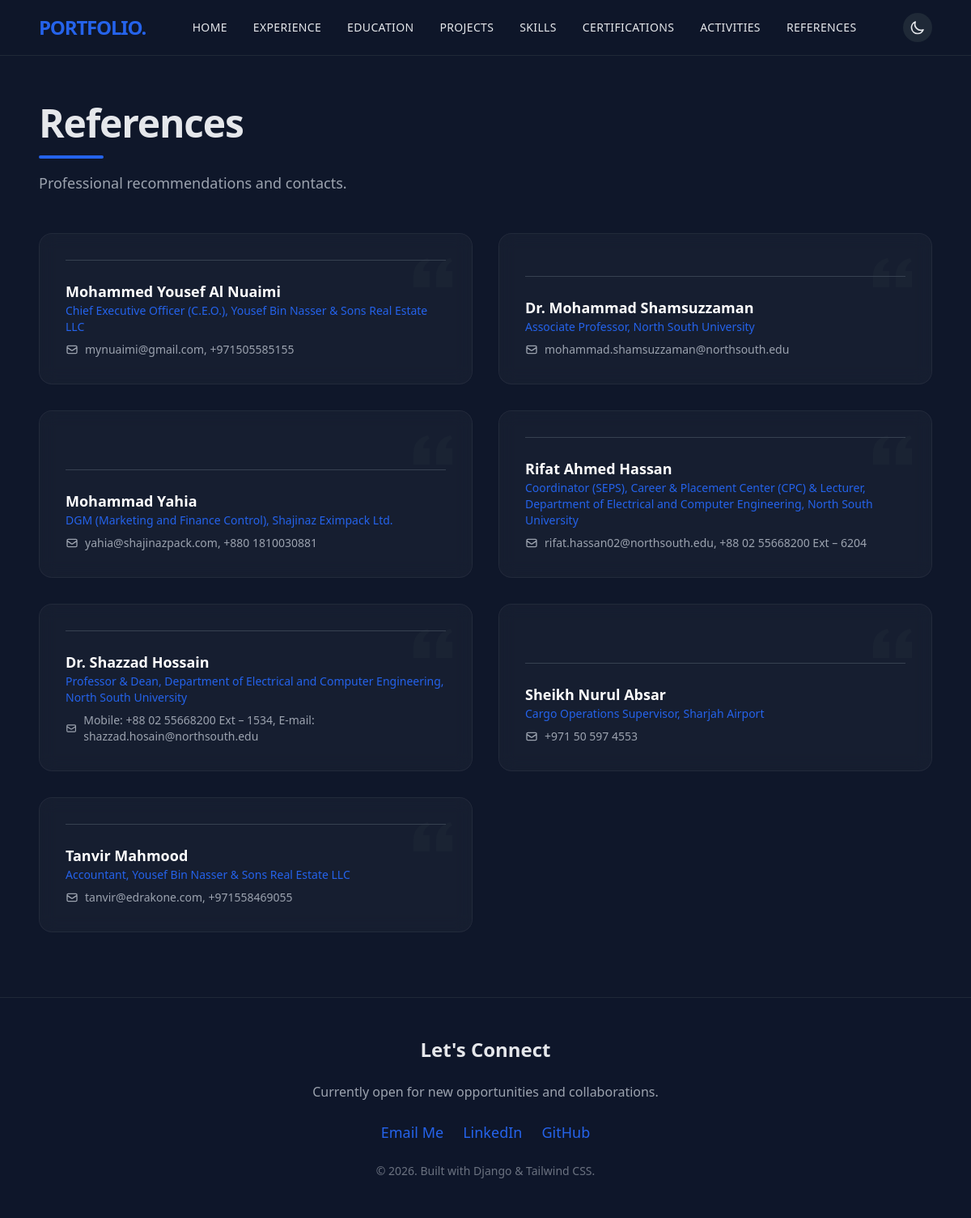
Page /references/ on the committed database.
### portfolio/models.py (models this page shows, shortened)
class Reference(models.Model):
    name = models.CharField(max_length=200)
    position = models.CharField(max_length=255, help_text="e.g., Senior Developer at TechCorp")
    contact_info = models.CharField(max_length=255, blank=True, help_text="Email or LinkedIn profile")
    quote = models.TextField(blank=True, help_text="What they said about you")
    order = models.IntegerField(default=0)
    class Meta:
        ordering = ['order']

### portfolio/views.py (the view)
# urls.py: path('references/', views.references_view, name='references'),
def references_view(request):
    context = {
        'references': Reference.objects.all(),
        'settings': SiteSetting.objects.first(),
    }
    return render(request, 'portfolio/references.html', context)

### portfolio/templates/portfolio/references.html (shortened to what this page needs)
{% extends 'portfolio/base.html' %}
{% block content %}
<section class="space-y-12 animate-fade-in-up">
    <div class="space-y-4">
        <h1 class="text-4xl md:text-5xl font-extrabold tracking-tight">References</h1>
        <div class="h-1 w-20 bg-primary rounded"></div>
        <p class="text-lg text-gray-600 dark:text-gray-400 max-w-2xl">
            Professional recommendations and contacts.
        </p>
    </div>
    <div class="grid grid-cols-1 md:grid-cols-2 gap-8">
        {% for ref in references %}
        <div class="glass-card p-8 rounded-2xl flex flex-col h-full relative overflow-hidden">
            <div class="mt-auto pt-6 border-t border-gray-200 dark:border-gray-700 relative z-10">
                <h3 class="text-lg font-bold text-gray-900 dark:text-white">{{ ref.name }}</h3>
                <p class="text-primary font-medium text-sm">{{ ref.position }}</p>
                {% if ref.contact_info %}
                <p class="text-gray-500 dark:text-gray-400 text-sm mt-2 flex items-center gap-2">
                    <svg class="w-4 h-4" fill="none" stroke="currentColor" viewBox="0 0 24 24"><path stroke-linecap="round" stroke-linejoin="round" stroke-width="2" d="M3 8l7.89 5.26a2 2 0 002.22 0L21 8M5 19h14a2 2 0 002-2V7a2 2 0 00-2-2H5a2 2 0 00-2 2v10a2 2 0 002 2z"></path></svg>
                    {{ ref.contact_info }}
                </p>
                {% endif %}
            </div>
        </div>
        {% empty %}
        <p class="text-gray-500 col-span-full">No references added yet.</p>
        {% endfor %}
    </div>
</section>
{% endblock content %}

### portfolio/templates/portfolio/base.html (style rules this page uses)
body { transition: background-color 0.3s, color 0.3s; }
.glass-card { background: rgba(255, 255, 255, 0.03); backdrop-filter: blur(10px); border: 1px solid rgba(255, 255, 255, 0.05); transition: transform 0.3s ease, box-shadow 0.3s ease, border-color 0.3s ease; }

### rows in the picture
Reference: name "Mohammed Yousef Al Nuaimi", position "Chief Executive Officer (C.E.O.), Yousef Bin Nasser & Sons Real Estate LLC", contact_info "mynuaimi@gmail.com, +971505585155"
Reference: name "Dr. Mohammad Shamsuzzaman", position "Associate Professor, North South University", contact_info "mohammad.shamsuzzaman@northsouth.edu"
Reference: name "Mohammad Yahia", position "DGM (Marketing and Finance Control), Shajinaz Eximpack Ltd.", contact_info "yahia@shajinazpack.com, +880 1810030881"
Reference: name "Rifat Ahmed Hassan", position "Coordinator (SEPS), Career & Placement Center (CPC) & Lecturer, Department of Electrical and Computer Engineering, North South University", contact_info "rifat.hassan02@northsouth.edu, +88 02 55668200 Ext – 6204"
Reference: name "Dr. Shazzad Hossain", position "Professor & Dean, Department of Electrical and Computer Engineering, North South University", contact_info "Mobile: +88 02 55668200 Ext – 1534, E-mail: shazzad.hosain@northsouth.edu"
Reference: name "Sheikh Nurul Absar", position "Cargo Operations Supervisor, Sharjah Airport", contact_info "+971 50 597 4553"
Reference: name "Tanvir Mahmood", position "Accountant, Yousef Bin Nasser & Sons Real Estate LLC", contact_info "tanvir@edrakone.com, +971558469055"
